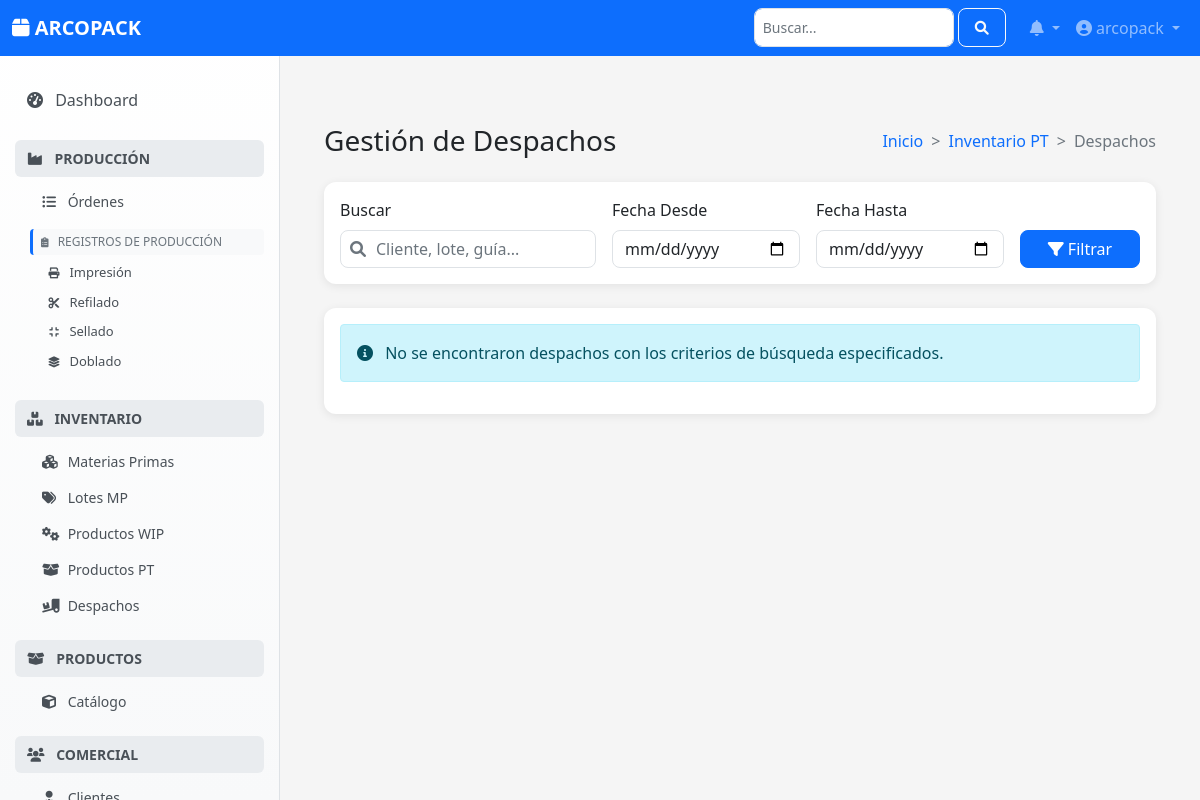
/inventario/despachos/ (signed in), run on an earlier commit of the app's database.
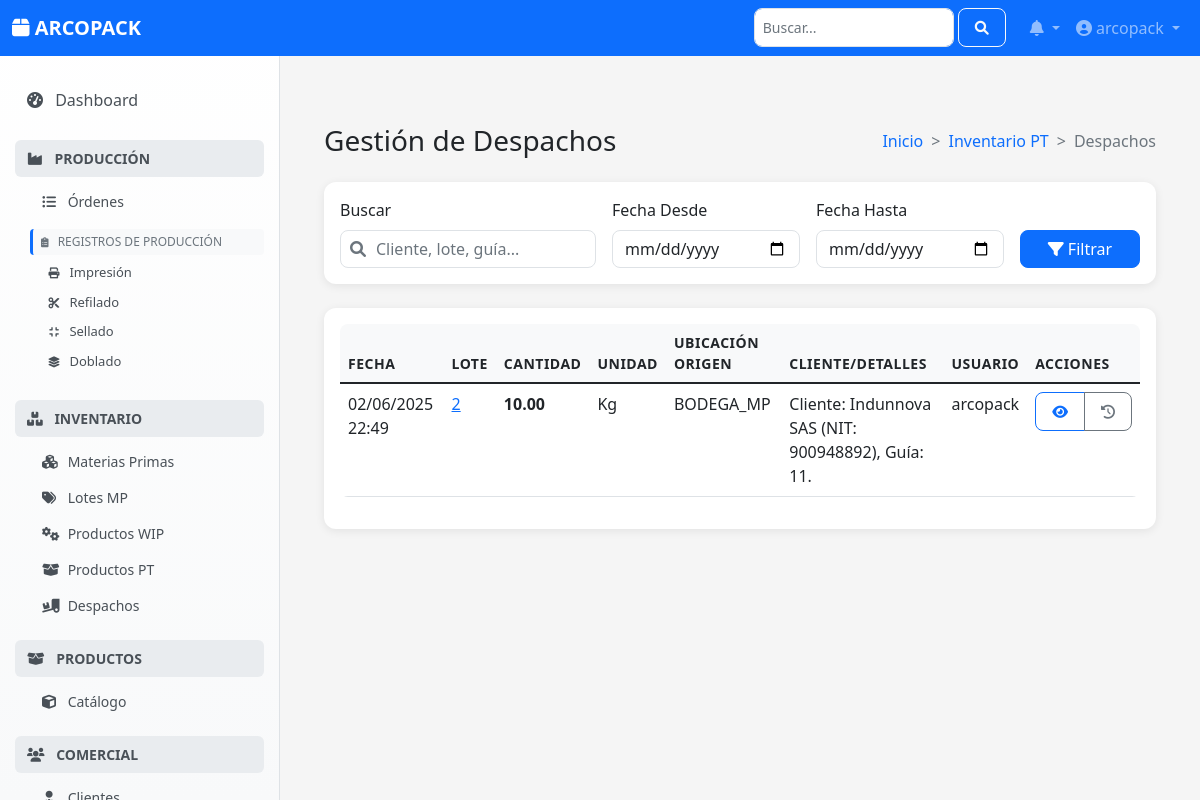
And on a later commit of the database.
### inventario/models.py (models this page shows, shortened)
class MovimientoInventario(models.Model):
    TIPOS_ENTRADA = ['RECEPCION_MP', 'PRODUCCION_WIP', 'PRODUCCION_PT', 'AJUSTE_POSITIVO', 'TRANSFERENCIA_ENTRADA', 'QA_RELEASE', 'DEVOLUCION_CLIENTE']
    TIPOS_SALIDA = ['CONSUMO_MP', 'CONSUMO_WIP', 'ENVIO_PT', 'AJUSTE_NEGATIVO', 'TRANSFERENCIA_SALIDA', 'QA_HOLD', 'DESECHO_SCRAP', 'DEVOLUCION_PROVEEDOR']
    TIPO_MOVIMIENTO_CHOICES = [
        ('RECEPCION_MP', 'Recepción Materia Prima'), ('PRODUCCION_WIP', 'Producción Producto en Proceso'), ('PRODUCCION_PT', 'Producción Producto Terminado'),
        ('AJUSTE_POSITIVO', 'Ajuste Positivo'), ('TRANSFERENCIA_ENTRADA', 'Entrada por Transferencia'), ('QA_RELEASE', 'Liberación de Calidad'), ('DEVOLUCION_CLIENTE', 'Devolución de Cliente'),
        ('CONSUMO_MP', 'Consumo Materia Prima'), ('CONSUMO_WIP', 'Consumo Producto en Proceso'), ('ENVIO_PT', 'Envío Producto Terminado'),
        ('AJUSTE_NEGATIVO', 'Ajuste Negativo'), ('TRANSFERENCIA_SALIDA', 'Salida por Transferencia'), ('QA_HOLD', 'Bloqueo por Calidad'),
        ('DESECHO_SCRAP', 'Desecho / Scrap'), ('DEVOLUCION_PROVEEDOR', 'Devolución a Proveedor'),
    ]
    timestamp = models.DateTimeField(default=timezone.now, editable=False, db_index=True, verbose_name="Fecha y Hora")
    tipo_movimiento = models.CharField(max_length=30, choices=TIPO_MOVIMIENTO_CHOICES, verbose_name="Tipo Movimiento")
    lote_content_type = models.ForeignKey(ContentType, on_delete=models.PROTECT, related_name='+')
    lote_object_id = models.PositiveIntegerField(db_index=True)
    lote_content_object = GenericForeignKey('lote_content_type', 'lote_object_id')
    cantidad = models.DecimalField(max_digits=14, decimal_places=4, verbose_name="Cantidad Movida") # +/-
    unidad_medida = models.ForeignKey(UnidadMedida, on_delete=models.PROTECT, verbose_name="Unidad de Medida")
    ubicacion_origen = models.ForeignKey(Ubicacion, on_delete=models.PROTECT, null=True, blank=True, related_name='movimientos_salida', verbose_name="Ubicación Origen")
    ubicacion_destino = models.ForeignKey(Ubicacion, on_delete=models.PROTECT, null=True, blank=True, related_name='movimientos_entrada', verbose_name="Ubicación Destino")
    documento_referencia = models.CharField(max_length=100, blank=True, null=True, db_index=True, verbose_name="Documento Referencia") # Permitir Nulos
    proceso_referencia_content_type = models.ForeignKey(ContentType, on_delete=models.SET_NULL, null=True, blank=True, related_name='+')
    proceso_referencia_object_id = models.PositiveIntegerField(null=True, blank=True)
    proceso_referencia_content_object = GenericForeignKey('proceso_referencia_content_type', 'proceso_referencia_object_id')
    usuario = models.ForeignKey(settings.AUTH_USER_MODEL, on_delete=models.PROTECT, verbose_name="Usuario Responsable")
    observaciones = models.TextField(blank=True, verbose_name="Observaciones")
    class Meta:
        verbose_name = "Movimiento de Inventario"; verbose_name_plural = "Movimientos de Inventario"
        ordering = ['-timestamp']
        indexes = [ models.Index(fields=["lote_content_type", "lote_object_id", "-timestamp"]), models.Index(fields=["tipo_movimiento", "-timestamp"]), models.Index(fields=["documento_referencia"]), ]

### configuracion/models.py (models this page shows, shortened)
class UnidadMedida(models.Model):
    codigo = models.CharField(
        max_length=10, unique=True, verbose_name="Código Unidad",
        help_text="Código corto para la unidad (ej: Kg, m, Unid)."
    )
    nombre = models.CharField(
        max_length=50, verbose_name="Nombre Unidad",
        help_text="Nombre descriptivo de la unidad de medida."
    )
    class Meta:
        verbose_name = "Unidad de Medida"
        verbose_name_plural = "Unidades de Medida"
        ordering = ['nombre']

class Ubicacion(models.Model):
    TIPO_UBICACION_CHOICES = [('BODEGA_MP', 'Bodega Materia Prima'), ('BODEGA_PT', 'Bodega Producto Terminado'), ('BODEGA_WIP', 'Bodega Producto en Proceso'), ('PISO_PROD', 'Piso Producción'), ('BUFFER_PROD', 'Buffer Intermedio Producción'), ('CALIDAD', 'Área de Calidad'), ('DESPACHO', 'Área de Despacho'), ('OBSOLETOS', 'Área de Obsoletos'), ('EXTERNO', 'Ubicación Externa'), ('OTRO', 'Otro')]
    codigo = models.CharField(max_length=50, unique=True, verbose_name="Código Ubicación")
    nombre = models.CharField(max_length=150, verbose_name="Nombre Ubicación")
    tipo = models.CharField(max_length=20, choices=TIPO_UBICACION_CHOICES, verbose_name="Tipo")
    descripcion = models.TextField(blank=True, verbose_name="Descripción")
    is_active = models.BooleanField(default=True, verbose_name="Activa")
    creado_en = models.DateTimeField(auto_now_add=True, editable=False); actualizado_en = models.DateTimeField(auto_now=True, editable=False)
    class Meta:
        verbose_name = "Ubicación"
        verbose_name_plural = "Ubicaciones"
        ordering = ['codigo']

### inventario/views_productos.py (the view)
# urls.py: path('despachos/', DespachosListView.as_view(), name='despachos-list'),
class DespachosListView(LoginRequiredMixin, ListView):
    template_name = 'inventario/despachos_list.html'
    context_object_name = 'despachos'
    paginate_by = 20
    def get_queryset(self):
        queryset = MovimientoInventario.objects.filter(tipo_movimiento='DESPACHO').order_by('-timestamp')
        q = self.request.GET.get('q')
        if q:
            queryset = queryset.filter(
                Q(observaciones__icontains=q) |
                Q(lote_object_id__icontains=q)
            )
        fecha_desde = self.request.GET.get('fecha_desde')
        fecha_hasta = self.request.GET.get('fecha_hasta')
        if fecha_desde:
            fecha_desde = datetime.strptime(fecha_desde, '%Y-%m-%d').date()
            queryset = queryset.filter(timestamp__date__gte=fecha_desde)
        if fecha_hasta:
            fecha_hasta = datetime.strptime(fecha_hasta, '%Y-%m-%d').date()
            queryset = queryset.filter(timestamp__date__lte=fecha_hasta)
        return queryset
    def get_context_data(self, **kwargs):
        context = super().get_context_data(**kwargs)
        context['titulo'] = 'Gestión de Despachos'
        context['q'] = self.request.GET.get('q', '')
        context['fecha_desde'] = self.request.GET.get('fecha_desde', '')
        context['fecha_hasta'] = self.request.GET.get('fecha_hasta', '')
        return context

### inventario/templates/inventario/despachos_list.html (shortened to what this page needs)
{% extends 'base.html' %}
{% load static %}
{% block content %}
<div class="container-fluid py-4">
    <div class="d-flex justify-content-between align-items-center mb-4">
        <h1 class="h3 mb-0">Gestión de Despachos</h1>
        <nav aria-label="breadcrumb">
            <ol class="breadcrumb mb-0">
                <li class="breadcrumb-item"><a href="{% url 'root' %}">Inicio</a></li>
                <li class="breadcrumb-item"><a href="{% url 'inventario_web:pt-list' %}">Inventario PT</a></li>
                <li class="breadcrumb-item active" aria-current="page">Despachos</li>
            </ol>
        </nav>
    </div>
    <div class="card mb-4">
        <div class="card-body">
            <form method="get" class="row g-3 align-items-end">
                <div class="col-md-4">
                    <label class="form-label">Buscar</label>
                    <div class="search-box">
                        <i class="fas fa-search"></i>
                        <input type="text" name="q" class="form-control search-input"
                               placeholder="Cliente, lote, guía..." value="{{ q }}">
                    </div>
                </div>
                <div class="col-md-3">
                    <label class="form-label">Fecha Desde</label>
                    <input type="date" name="fecha_desde" class="form-control" value="{{ fecha_desde }}">
                </div>
                <div class="col-md-3">
                    <label class="form-label">Fecha Hasta</label>
                    <input type="date" name="fecha_hasta" class="form-control" value="{{ fecha_hasta }}">
                </div>
                <div class="col-md-2">
                    <button type="submit" class="btn btn-primary w-100 filter-btn">
                        <i class="fas fa-filter me-1"></i> Filtrar
                    </button>
                </div>
            </form>
        </div>
    </div>
    <div class="row">
        <div class="col-12">
            <div class="card">
                <div class="card-body">
                    {% if despachos %}
                    <div class="table-responsive">
                        <table class="table table-hover">
                            <thead>
                                <tr>
                                    <th>Fecha</th>
                                    <th>Lote</th>
                                    <th>Cantidad</th>
                                    <th>Unidad</th>
                                    <th>Ubicación Origen</th>
                                    <th>Cliente/Detalles</th>
                                    <th>Usuario</th>
                                    <th>Acciones</th>
                                </tr>
                            </thead>
                            <tbody>
                                {% for despacho in despachos %}
                                <tr>
                                    <td>{{ despacho.timestamp|date:"d/m/Y H:i" }}</td>
                                    <td>
                                        {% if despacho.lote_content_type.model == 'loteproductoterminado' %}
                                            <a href="{% url 'inventario_web:pt-detail' despacho.lote_object_id %}">
                                                {{ despacho.lote_object_id }}
                                            </a>
                                        {% else %}
                                            {{ despacho.lote_object_id }}
                                        {% endif %}
                                    </td>
                                    <td><strong>{{ despacho.cantidad|floatformat:2 }}</strong></td>
                                    <td>{{ despacho.unidad_medida.codigo }}</td>
                                    <td>{{ despacho.ubicacion_origen.nombre }}</td>
                                    <td>
                                        <div class="text-wrap" style="max-width: 300px;">
                                            {{ despacho.observaciones }}
                                        </div>
                                    </td>
                                    <td>{{ despacho.usuario.username }}</td>
                                    <td>
                                        <div class="btn-group">
                                            {% if despacho.lote_content_type.model == 'loteproductoterminado' %}
                                                <a href="{% url 'inventario_web:pt-detail' despacho.lote_object_id %}" class="btn btn-sm btn-outline-primary" data-bs-toggle="tooltip" title="Ver Lote">
                                                    <i class="fas fa-eye"></i>
                                                </a>
                                                <a href="{% url 'inventario_web:pt-history' despacho.lote_object_id %}" class="btn btn-sm btn-outline-secondary" data-bs-toggle="tooltip" title="Ver Historial">
                                                    <i class="fas fa-history"></i>
                                                </a>
                                            {% endif %}
                                        </div>
                                    </td>
                                </tr>
                                {% endfor %}
                            </tbody>
                        </table>
                    </div>
                    {% else %}
                    <div class="alert alert-info">
                        <i class="fas fa-info-circle me-2"></i> No se encontraron despachos con los criterios de búsqueda especificados.
                    </div>
                    {% endif %}
                </div>
            </div>
        </div>
    </div>
</div>
{% endblock %}

### templates/layouts/navbar.html (shortened to what this page needs)
<nav class="navbar navbar-expand-lg navbar-dark bg-primary fixed-top">
    <div class="container-fluid">
        <a class="navbar-brand" href="{% url 'root' %}">
            <i class="fas fa-box"></i> ARCOPACK
        </a>
        <div class="collapse navbar-collapse" id="navbarNav">
            <ul class="navbar-nav ms-auto">
                <li class="nav-item me-3">
                    <form class="d-flex" role="search">
                        <input class="form-control form-control-sm" type="search" placeholder="Buscar..." aria-label="Search">
                        <button class="btn btn-outline-light btn-sm ms-1" type="submit">
                            <i class="fas fa-search"></i>
                        </button>
                    </form>
                </li>
                <li class="nav-item dropdown">
                    <a class="nav-link dropdown-toggle position-relative" href="#" id="notificationsDropdown" role="button"
                       data-bs-toggle="dropdown">
                        <i class="fas fa-bell"></i>
                    </a>
                </li>
                <li class="nav-item dropdown">
                    <a class="nav-link dropdown-toggle" href="#" id="userDropdown" role="button"
                       data-bs-toggle="dropdown">
                        <i class="fas fa-user-circle"></i> {{ user.get_full_name|default:user.username }}
                    </a>
                </li>
            </ul>
        </div>
    </div>
</nav>

What changed in the data, as far as the page shows it:
added MovimientoInventario: timestamp "02/06/2025 22:49", lote_object_id "2", cantidad "10.00", unidad_medida.codigo "Kg", ubicacion_origen.nombre "BODEGA_MP", observaciones "Cliente: Indunnova SAS (NIT: 900948892), Guía: 11.", usuario.username "arcopack"
Also different on the page:
text no longer shown: "No se encontraron despachos con los criterios de búsqueda especificados."
text now shown: "FECHA LOTE CANTIDAD UNIDAD UBICACIÓN ORIGEN CLIENTE/DETALLES USUARIO ACCIONES"
